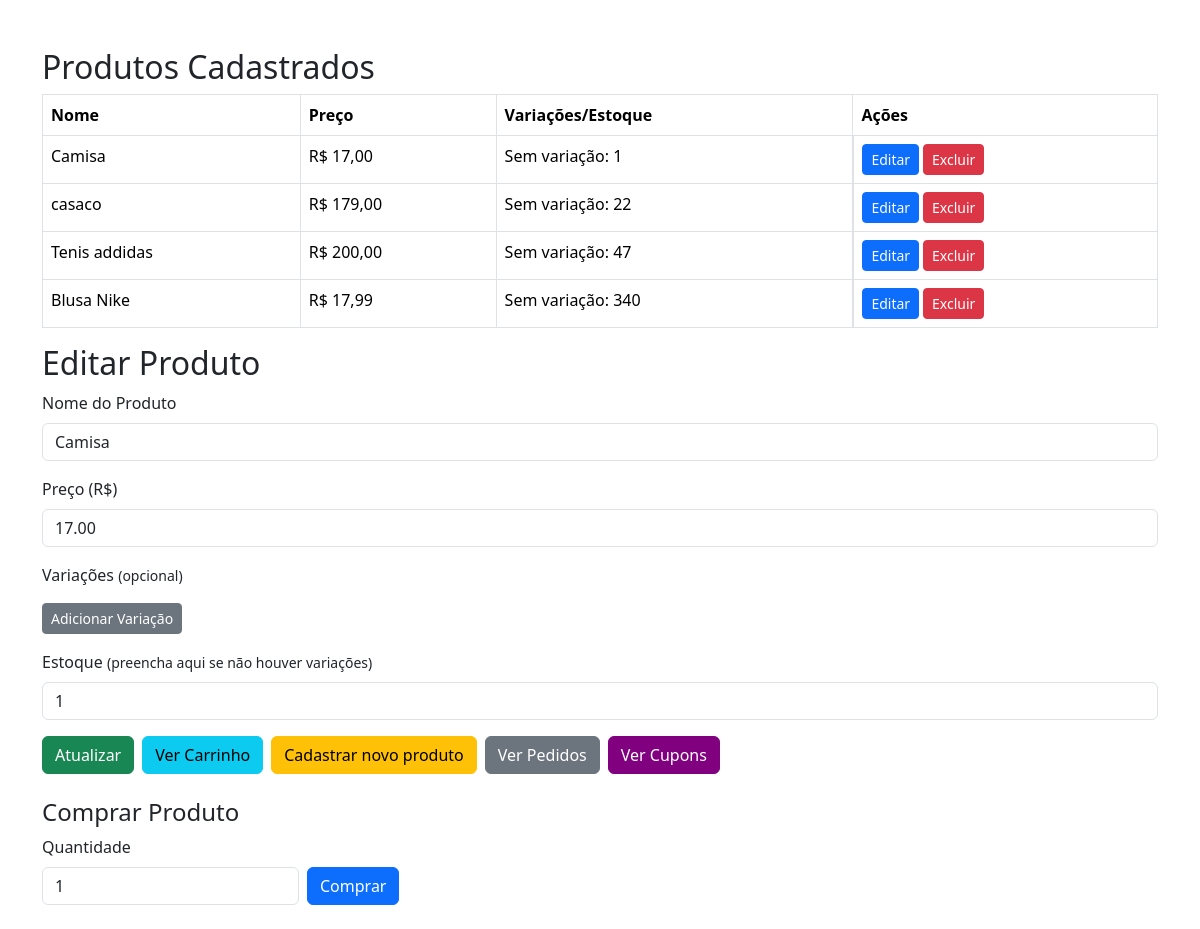
The page /montink/index.php?editar=14 on the database its author committed.
### tables this page shows
CREATE TABLE `produtos` (
  `id` int(11) NOT NULL,
  `nome` varchar(100) NOT NULL,
  `preco` decimal(10,2) NOT NULL,
  `variacoes` text DEFAULT NULL,
  `criado_em` timestamp NOT NULL DEFAULT current_timestamp()
);

CREATE TABLE `estoque` (
  `id` int(11) NOT NULL,
  `produto_id` int(11) NOT NULL,
  `variacao` varchar(100) DEFAULT NULL,
  `quantidade` int(11) DEFAULT 0
);

### montink/index.php (the view, shortened to what this page needs)
<?php
$db = new Database();
$pdo = $db->conectar();
$produto = null;
$estoques = [];
$editando = false;
if (isset($_GET['editar'])) {
    $editando = true;
    $id = (int)$_GET['editar'];
    $stmt = $pdo->prepare("SELECT * FROM produtos WHERE id = ?");
    $stmt->execute([$id]);
    $produto = $stmt->fetch(PDO::FETCH_ASSOC);
    $stmt = $pdo->prepare("SELECT * FROM estoque WHERE produto_id = ?");
    $stmt->execute([$id]);
    $estoques = $stmt->fetchAll(PDO::FETCH_ASSOC);
}
?>
<!DOCTYPE html>
<html lang="pt-BR">
<head>
    <link rel="stylesheet" href="https://cdn.jsdelivr.net/npm/bootstrap@5.3.3/dist/css/bootstrap.min.css">
</head>
<body class="container mt-5">
<h2>Produtos Cadastrados</h2>
<table class="table table-bordered">
    <thead>
        <tr>
            <th>Nome</th>
            <th>Preço</th>
            <th>Variações/Estoque</th>
            <th>Ações</th>
        </tr>
    </thead>
    <tbody>
    <?php
    $stmt = $pdo->query("SELECT * FROM produtos ORDER BY id DESC");
    $produtos = $stmt->fetchAll(PDO::FETCH_ASSOC);
    foreach ($produtos as $p):
        $stmt2 = $pdo->prepare("SELECT * FROM estoque WHERE produto_id = ?");
        $stmt2->execute([$p['id']]);
        $ests = $stmt2->fetchAll(PDO::FETCH_ASSOC);
    ?>
        <tr>
            <td><?= htmlspecialchars($p['nome']) ?></td>
            <td>R$ <?= number_format($p['preco'], 2, ',', '.') ?></td>
            <td>
                <?php
                if ($ests) {
                    foreach ($ests as $e) {
                        echo htmlspecialchars($e['variacao'] ?: 'Sem variação') . ': ' . (int)$e['quantidade'] . '<br>';
                    }
                }
                ?>
            </td>
            <td class="d-flex gap-1">
                <a href="?editar=<?= $p['id'] ?>" class="btn btn-sm btn-primary">Editar</a>
                <form method="post" style="display:inline;" onsubmit="return confirm('Tem certeza que deseja excluir este produto?');">
                    <button type="submit" class="btn btn-sm btn-danger">Excluir</button>
                </form>
            </td>
        </tr>
    <?php endforeach; ?>
    </tbody>
</table>
<h2><?= $editando ? 'Editar Produto' : 'Cadastrar Produto' ?></h2>
<form method="post" class="mb-4">
    <div class="mb-3">
        <label class="form-label">Nome do Produto</label>
        <input type="text" name="nome" class="form-control" required value="<?= htmlspecialchars($produto['nome'] ?? '') ?>">
    </div>
    <div class="mb-3">
        <label class="form-label">Preço (R$)</label>
        <input type="number" step="0.01" name="preco" class="form-control" required value="<?= htmlspecialchars($produto['preco'] ?? '') ?>">
    </div>
    <div class="mb-3">
        <label class="form-label">Variações <small>(opcional)</small></label>
        <button type="button" class="btn btn-secondary btn-sm mt-2" onclick="addVariacao()">Adicionar Variação</button>
    </div>
    <div class="mb-3">
        <label class="form-label">Estoque <small>(preencha aqui se não houver variações)</small></label>
        <input type="number" name="estoque_unico" class="form-control" value="<?php
            if ($editando && $estoques && count($estoques) === 1 && empty($estoques[0]['variacao'])) {
                echo (int)$estoques[0]['quantidade'];
            }
        ?>">
    </div>
        <div class="mb-3 d-flex align-items-center gap-2">
            <button type="submit" class="btn btn-success"><?= $editando ? 'Atualizar' : 'Cadastrar' ?></button>
            <a href="app/views/carrinho/visualizar.php" class="btn btn-info">Ver Carrinho</a>
            <?php if ($editando): ?>
                <a href="index.php" class="btn btn-warning">Cadastrar novo produto</a>
            <?php endif; ?>
            <a href="app/views/regras/pedidos.php" class="btn btn-secondary">Ver Pedidos</a>
            <a href="app/views/regras/cupons.php" class="btn btn-secondary" style="background-color: #800080; border-color: #800080; color: #fff;">Ver Cupons</a>
        </div>
</form>
<?php if ($editando && $produto): ?>
    <h4>Comprar Produto</h4>
    <form method="post" class="mb-4 row g-2 align-items-end">
        <div class="col-auto">
            <label class="form-label">Quantidade</label>
            <input type="number" name="compra_qtd" class="form-control" min="1" value="1">
        </div>
        <div class="col-auto">
            <button type="submit" name="comprar" class="btn btn-primary">Comprar</button>
        </div>
    </form>
<?php endif; ?>
</body>
</html>

### rows shown on the page
produtos: nome "Camisa", preco "17,00", preco "17.00"
estoque: variacao "Sem variação", quantidade "1", estoque_unico "1"
produtos: nome "casaco", preco "179,00"
estoque: variacao "Sem variação", quantidade "22"
produtos: nome "Tenis addidas", preco "200,00"
estoque: variacao "Sem variação", quantidade "47"
produtos: nome "Blusa Nike", preco "17,99"
estoque: variacao "Sem variação", quantidade "340"
